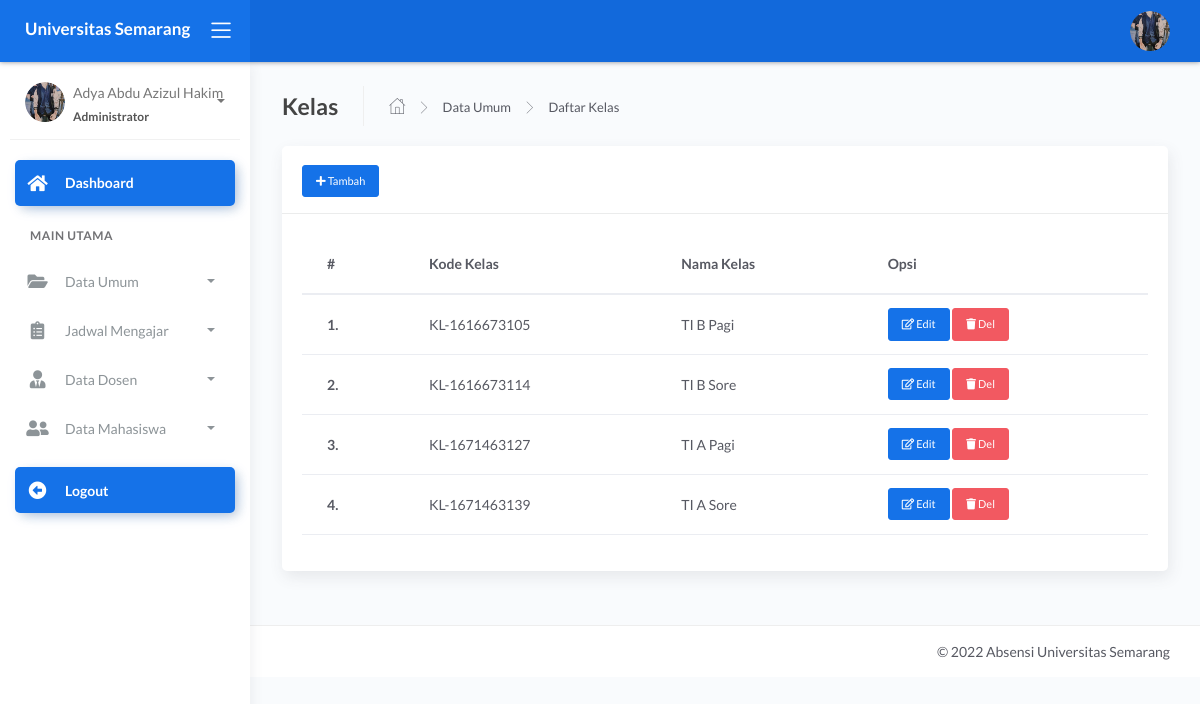
/admin/dashboard.php?page=master&act=kelas (signed in), run on the app's committed database.
### tables this page shows
CREATE TABLE `tb_mkelas` (
  `id_mkelas` int(11) NOT NULL,
  `kd_kelas` varchar(40) NOT NULL,
  `nama_kelas` varchar(40) NOT NULL
);

### admin/modul/master/kelas/data_kelas.php (the view, shortened to what this page needs)
<div class="page-inner">
    <div class="page-header">
        <h4 class="page-title">Kelas</h4>
        <ul class="breadcrumbs">
            <li class="nav-home">
                <a href="#">
                    <i class="flaticon-home"></i>
                </a>
            </li>
            <li class="separator">
                <i class="flaticon-right-arrow"></i>
            </li>
            <li class="nav-item">
                <a href="#">Data Umum</a>
            </li>
            <li class="separator">
                <i class="flaticon-right-arrow"></i>
            </li>
            <li class="nav-item">
                <a href="#">Daftar Kelas</a>
            </li>
        </ul>
    </div>
    <div class="row">
        <div class="col-md-12">
            <div class="card">
                <div class="card-header">
                    <div class="card-title">
                        <a href="" class="btn btn-primary btn-sm text-white" data-toggle="modal" data-target="#addKelas"><i class="fa fa-plus"></i> Tambah</a>
                    </div>
                </div>
                <div class="card-body">
                    <table class="table table-sm">
                        <thead>
                            <tr>
                                <th scope="col">#</th>
                                <th scope="col">Kode Kelas</th>
                                <th scope="col">Nama Kelas</th>
                                <th scope="col">Opsi</th>
                            </tr>
                        </thead>
                        <tbody>
                            <?php
                            $no = 1;
                            $kelas = mysqli_query($con, "SELECT * FROM tb_mkelas");
                            foreach ($kelas as $k) { ?>
                                <tr>
                                    <td><b><?= $no++; ?>.</b></td>
                                    <td><?= $k['kd_kelas']; ?></td>
                                    <td><?= $k['nama_kelas']; ?></td>
                                    <td>
                                        <a href="" class="btn btn-primary btn-sm" data-toggle="modal" data-target="#edit<?= $k['id_mkelas'] ?>"><i class="far fa-edit"></i> Edit</a>
                                        <a class="btn btn-danger btn-sm" onclick="return confirm('Yakin Hapus Data ??')" href="?page=master&act=delkelas&id=<?= $k['id_mkelas'] ?>"><i class="fas fa-trash"></i> Del</a>
                                    </td>
                                </tr>
                            <?php } ?>
                        </tbody>
                    </table>
                </div>
            </div>
        </div>
    </div>
</div>

### admin/dashboard.php (shortened to what this page needs)
<?php
include '../config/db.php';
?> <script>
<?php
$id_login = @$_SESSION['admin'];
$sql = mysqli_query($con, "SELECT * FROM tb_admin
 WHERE id_admin = '$id_login'") or die(mysqli_error($con));
$data = mysqli_fetch_array($sql);
?>
<!DOCTYPE html>
<html lang="en">
<head>
	<link rel="stylesheet" href="../assets/css/bootstrap.min.css">
	<link rel="stylesheet" href="../assets/css/atlantis.min.css">
	<link rel="stylesheet" href="../assets/css/demo.css">
</head>
<body>
	<div class="wrapper">
		<div class="main-header">
			<div class="logo-header" data-background-color="blue">
				<a href="dashboard.php" class="logo">
					<b class="text-white">Universitas Semarang</b>
				</a>
				<div class="nav-toggle">
					<button class="btn btn-toggle toggle-sidebar">
						<i class="icon-menu"></i>
					</button>
				</div>
			</div>
			<nav class="navbar navbar-header navbar-expand-lg" data-background-color="blue2">
				<div class="container-fluid">
					<ul class="navbar-nav topbar-nav ml-md-auto align-items-center">
						<li class="nav-item dropdown hidden-caret">
							<a class="dropdown-toggle profile-pic" data-toggle="dropdown" href="#" aria-expanded="false">
								<div class="avatar-sm">
									<img src="../assets/img/user/<?= $data['foto'] ?>" alt="..." class="avatar-img rounded-circle">
								</div>
							</a>
						</li>
					</ul>
				</div>
			</nav>
		</div>
		<div class="sidebar sidebar-style-2">
			<div class="sidebar-wrapper scrollbar scrollbar-inner">
				<div class="sidebar-content">
					<div class="user">
						<div class="avatar-sm float-left mr-2">
							<img src="../assets/img/user/<?= $data['foto'] ?>" alt="..." class="avatar-img rounded-circle">
						</div>
						<div class="info">
							<a data-toggle="collapse" href="#collapseExample" aria-expanded="true">
								<span>
									<?= $data['nama_lengkap'] ?>
									<span class="user-level">Administrator</span>
									<span class="caret"></span>
								</span>
							</a>
						</div>
					</div>
					<ul class="nav nav-primary">
						<li class="nav-item active">
							<a href="dashboard.php" class="collapsed">
								<i class="fas fa-home"></i>
								<p>Dashboard</p>
							</a>
						</li>
						<li class="nav-section">
							<h4 class="text-section">Main Utama</h4>
						</li>
						<li class="nav-item">
							<a data-toggle="collapse" href="#base">
								<i class="fas fa-folder-open"></i>
								<p>Data Umum</p>
								<span class="caret"></span>
							</a>
						</li>
						<li class="nav-item">
							<a data-toggle="collapse" href="#sidebarLayouts">
								<i class="fas fa-clipboard-list"></i>
								<p>Jadwal Mengajar</p>
								<span class="caret"></span>
							</a>
						</li>
						<li class="nav-item">
							<a data-toggle="collapse" href="#guru">
								<i class="fas fa-user-tie"></i>
								<p>Data Dosen</p>
								<span class="caret"></span>
							</a>
						</li>
						<li class="nav-item">
							<a data-toggle="collapse" href="#siswa">
								<i class="fas fa-user-friends"></i>
								<p>Data Mahasiswa</p>
								<span class="caret"></span>
							</a>
						<li class="nav-item active mt-3">
							<a href="logout.php" class="collapsed">
								<i class="fas fa-arrow-alt-circle-left"></i>
								<p>Logout</p>
							</a>
						</li>
					</ul>
				</div>
			</div>
		</div>
		<div class="main-panel">
			<div class="content">
				<?php
				$page = @$_GET['page'];
				$act = @$_GET['act'];
				if ($page == 'master') {
					if ($act == 'kelas') {
						include 'modul/master/kelas/data_kelas.php';
					} elseif ($act == 'delkelas') {
						include 'modul/master/kelas/del.php';
					} elseif ($act == 'semester') {
						include 'modul/master/semester/data.php';
					} elseif ($act == 'delsemester') {
						include 'modul/master/semester/del.php';
					} elseif ($act == 'set_semester') {
						include 'modul/master/semester/set.php';
					}
					elseif ($act == 'ta') {
						include 'modul/master/ta/data.php';
					} elseif ($act == 'delta') {
						include 'modul/master/ta/del.php';
					} elseif ($act == 'set_ta') {
						include 'modul/master/ta/set.php';
					} elseif ($act == 'matkul') {
						include 'modul/master/matkul/data.php';
					} elseif ($act == 'delmapel') {
						include 'modul/master/matkul/del.php';
					}
				} elseif ($page == 'doswal') {
					if ($act == '') {
						include 'modul/doswal/data.php';
					}
				} elseif ($page == '') {
					include 'modul/home.php';
				} else {
					echo "<b>Tidak ada Halaman</b>";
				}
				?>
			</div>
			<footer class="footer">
				<div class="container">
					<div class="copyright ml-auto">
						&copy; <?php echo date('Y'); ?> Absensi Universitas Semarang
					</div>
				</div>
			</footer>
		</div>
	</div>
</body>
</html>

### data on the page
tb_mkelas: kd_kelas "KL-1616673105", nama_kelas "TI B Pagi"
tb_mkelas: kd_kelas "KL-1616673114", nama_kelas "TI B Sore"
tb_mkelas: kd_kelas "KL-1671463127", nama_kelas "TI A Pagi"
tb_mkelas: kd_kelas "KL-1671463139", nama_kelas "TI A Sore"

### other printed values
$data['nama_lengkap'] "Adya Abdu Azizul Hakim"
